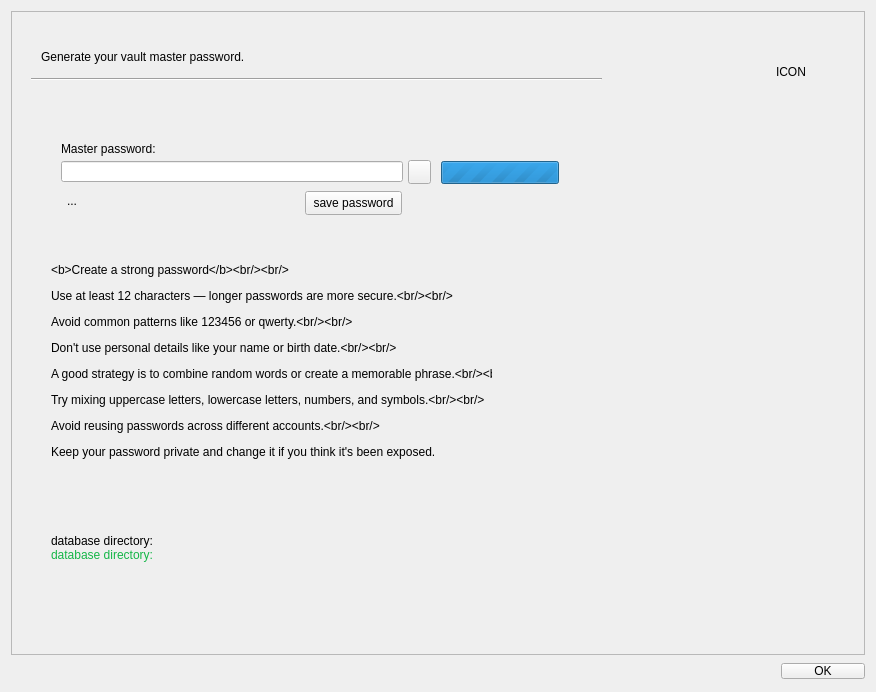
<?xml version="1.0" encoding="UTF-8"?>
<ui version="4.0">
 <class>Form</class>
 <widget class="QWidget" name="Form">
  <property name="geometry">
   <rect>
    <x>0</x>
    <y>0</y>
    <width>876</width>
    <height>692</height>
   </rect>
  </property>
  <property name="windowTitle">
   <string>Register password - Hashed Maze</string>
  </property>
  <layout class="QGridLayout" name="gridLayout">
   <item row="0" column="0">
    <widget class="QFrame" name="frame">
     <property name="minimumSize">
      <size>
       <width>0</width>
       <height>565</height>
      </size>
     </property>
     <property name="frameShape">
      <enum>QFrame::Shape::StyledPanel</enum>
     </property>
     <property name="frameShadow">
      <enum>QFrame::Shadow::Raised</enum>
     </property>
     <widget class="QLabel" name="label">
      <property name="geometry">
       <rect>
        <x>50</x>
        <y>130</y>
        <width>151</width>
        <height>16</height>
       </rect>
      </property>
      <property name="text">
       <string>Master password:</string>
      </property>
     </widget>
     <widget class="QLineEdit" name="edtMasterPass">
      <property name="geometry">
       <rect>
        <x>50</x>
        <y>150</y>
        <width>342</width>
        <height>21</height>
       </rect>
      </property>
      <property name="echoMode">
       <enum>QLineEdit::EchoMode::Password</enum>
      </property>
     </widget>
     <widget class="QPushButton" name="btnAddMasterPass">
      <property name="geometry">
       <rect>
        <x>294</x>
        <y>180</y>
        <width>97</width>
        <height>24</height>
       </rect>
      </property>
      <property name="text">
       <string>save password</string>
      </property>
     </widget>
     <widget class="QLabel" name="lblCaptionOpenTextFile_3">
      <property name="geometry">
       <rect>
        <x>30</x>
        <y>39</y>
        <width>281</width>
        <height>22</height>
       </rect>
      </property>
      <property name="text">
       <string>Generate your vault master password.</string>
      </property>
      <property name="alignment">
       <set>Qt::AlignmentFlag::AlignLeading|Qt::AlignmentFlag::AlignLeft|Qt::AlignmentFlag::AlignTop</set>
      </property>
     </widget>
     <widget class="QLabel" name="lblIconUUID">
      <property name="geometry">
       <rect>
        <x>765</x>
        <y>20</y>
        <width>80</width>
        <height>81</height>
       </rect>
      </property>
      <property name="text">
       <string>ICON</string>
      </property>
     </widget>
     <widget class="Line" name="line_4">
      <property name="geometry">
       <rect>
        <x>20</x>
        <y>60</y>
        <width>571</width>
        <height>16</height>
       </rect>
      </property>
      <property name="orientation">
       <enum>Qt::Orientation::Horizontal</enum>
      </property>
     </widget>
     <widget class="QLabel" name="lblMsg">
      <property name="geometry">
       <rect>
        <x>56</x>
        <y>182</y>
        <width>232</width>
        <height>16</height>
       </rect>
      </property>
      <property name="text">
       <string>...</string>
      </property>
     </widget>
     <widget class="QProgressBar" name="pBar">
      <property name="geometry">
       <rect>
        <x>430</x>
        <y>150</y>
        <width>118</width>
        <height>23</height>
       </rect>
      </property>
      <property name="maximum">
       <number>0</number>
      </property>
      <property name="value">
       <number>-1</number>
      </property>
     </widget>
     <widget class="QLabel" name="lblInstructions">
      <property name="geometry">
       <rect>
        <x>40</x>
        <y>230</y>
        <width>441</width>
        <height>240</height>
       </rect>
      </property>
      <property name="text">
       <string>&lt;html&gt;&lt;head/&gt;&lt;body&gt;&lt;p&gt;&amp;lt;b&amp;gt;Create a strong password&amp;lt;/b&amp;gt;&amp;lt;br/&amp;gt;&amp;lt;br/&amp;gt;&lt;/p&gt;&lt;p&gt;Use at least 12 characters — longer passwords are more secure.&amp;lt;br/&amp;gt;&amp;lt;br/&amp;gt;&lt;/p&gt;&lt;p&gt;Avoid common patterns like 123456 or qwerty.&amp;lt;br/&amp;gt;&amp;lt;br/&amp;gt;&lt;/p&gt;&lt;p&gt;Don't use personal details like your name or birth date.&amp;lt;br/&amp;gt;&amp;lt;br/&amp;gt;&lt;/p&gt;&lt;p&gt;A good strategy is to combine random words or create a memorable phrase.&amp;lt;br/&amp;gt;&amp;lt;br/&amp;gt;&lt;/p&gt;&lt;p&gt;Try mixing uppercase letters, lowercase letters, numbers, and symbols.&amp;lt;br/&amp;gt;&amp;lt;br/&amp;gt;&lt;/p&gt;&lt;p&gt;Avoid reusing passwords across different accounts.&amp;lt;br/&amp;gt;&amp;lt;br/&amp;gt;&lt;/p&gt;&lt;p&gt;Keep your password private and change it if you think it's been exposed.&lt;/p&gt;&lt;/body&gt;&lt;/html&gt;</string>
      </property>
      <property name="textFormat">
       <enum>Qt::TextFormat::RichText</enum>
      </property>
      <property name="wordWrap">
       <bool>false</bool>
      </property>
     </widget>
     <widget class="QLabel" name="label_2">
      <property name="geometry">
       <rect>
        <x>40</x>
        <y>520</y>
        <width>101</width>
        <height>20</height>
       </rect>
      </property>
      <property name="styleSheet">
       <string notr="true"/>
      </property>
      <property name="text">
       <string>database directory:</string>
      </property>
     </widget>
     <widget class="QPushButton" name="btnShowPWD">
      <property name="geometry">
       <rect>
        <x>397</x>
        <y>149</y>
        <width>23</width>
        <height>24</height>
       </rect>
      </property>
      <property name="toolTip">
       <string>&lt;html&gt;&lt;head/&gt;&lt;body&gt;&lt;p&gt;show/hide password&lt;/p&gt;&lt;/body&gt;&lt;/html&gt;</string>
      </property>
      <property name="text">
       <string/>
      </property>
      <property name="checkable">
       <bool>false</bool>
      </property>
      <property name="flat">
       <bool>false</bool>
      </property>
     </widget>
     <widget class="QLabel" name="lblCFGDatabaseDirectory">
      <property name="geometry">
       <rect>
        <x>40</x>
        <y>536</y>
        <width>801</width>
        <height>16</height>
       </rect>
      </property>
      <property name="styleSheet">
       <string notr="true">QLabel{
	color:rgb(20, 182, 71)
}</string>
      </property>
      <property name="text">
       <string>database directory:</string>
      </property>
     </widget>
    </widget>
   </item>
   <item row="1" column="0">
    <layout class="QHBoxLayout" name="horizontalLayout_2">
     <item>
      <spacer name="horizontalSpacer">
       <property name="orientation">
        <enum>Qt::Orientation::Horizontal</enum>
       </property>
       <property name="sizeHint" stdset="0">
        <size>
         <width>40</width>
         <height>20</height>
        </size>
       </property>
      </spacer>
     </item>
     <item>
      <widget class="QPushButton" name="btnOk">
       <property name="styleSheet">
        <string notr="true">QPushButton {
    padding: 0 32px;
}</string>
       </property>
       <property name="text">
        <string>OK</string>
       </property>
      </widget>
     </item>
    </layout>
   </item>
  </layout>
 </widget>
 <resources/>
 <connections/>
</ui>
